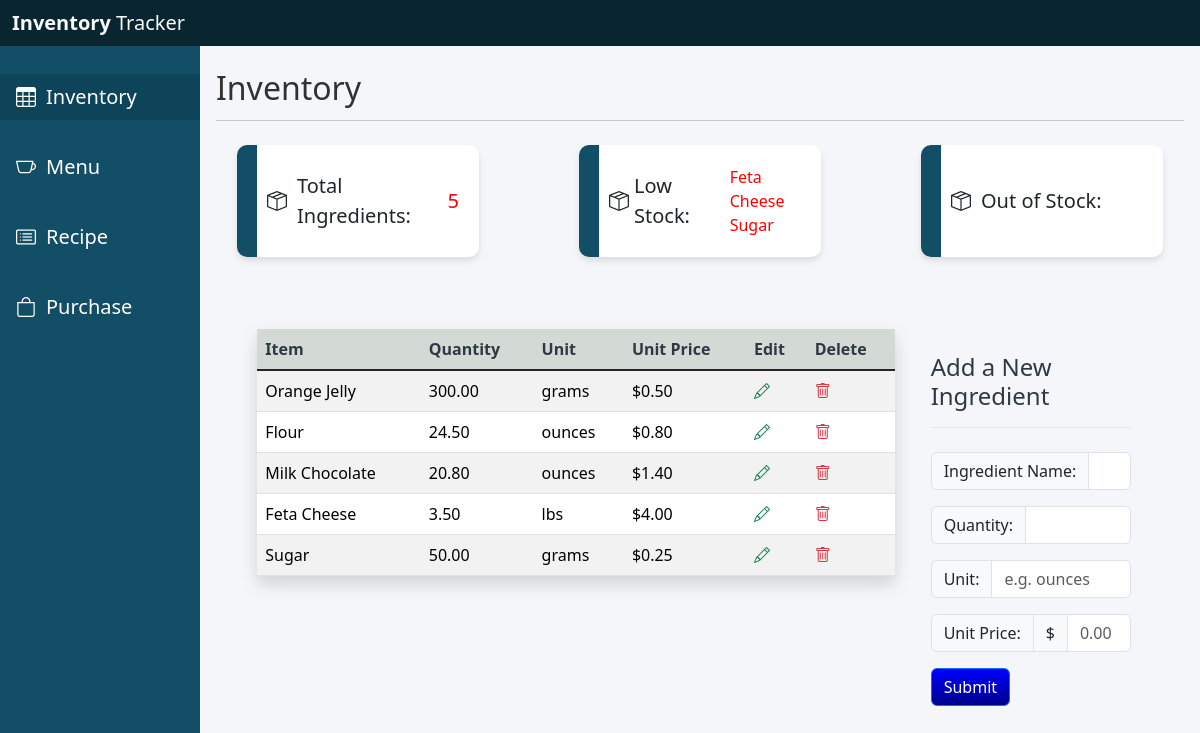
Page /inventory/ingredients/ on the earlier database version.
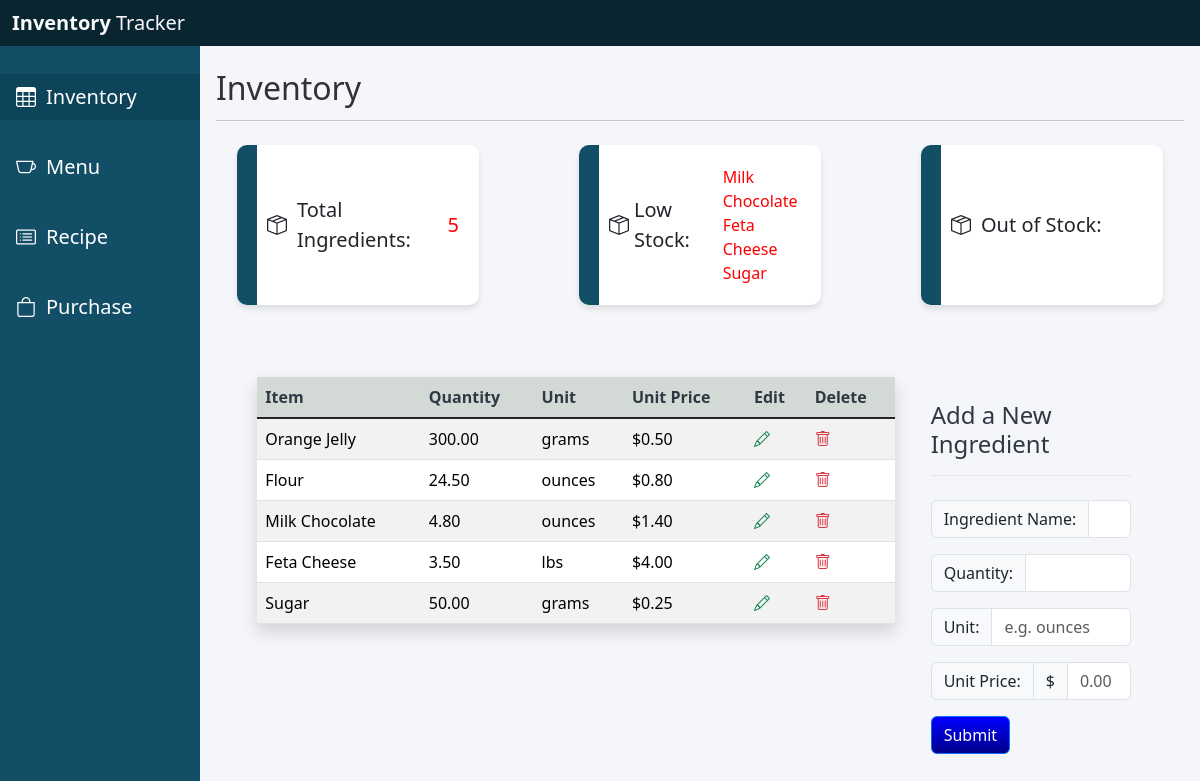
Same page on the later database version.
### Inventory/models.py (models this page shows, shortened)
class Ingredient(models.Model):
    name = models.CharField(max_length=50)
    quantity = models.DecimalField(max_digits=10, decimal_places=2)
    unit = models.CharField(max_length=50)
    unit_price = models.DecimalField(max_digits=10, decimal_places=2)

### Inventory/views.py (the view)
# urls.py: path('ingredients/', InventoryView.as_view(), name='ingredients_list'),
class InventoryView(ListView):
    model = Ingredient
    template_name = 'inventory/inventory.html'
    context_object_name = 'ingredients'

### Inventory/templates/inventory/inventory.html (shortened to what the changed rows need)
<!DOCTYPE html>
<html lang="en">
<head>
    <link href="https://cdn.jsdelivr.net/npm/bootstrap@5.3.3/dist/css/bootstrap.min.css" rel="stylesheet">
    <link rel="stylesheet" href="https://cdn.jsdelivr.net/npm/bootstrap-icons@1.11.3/font/bootstrap-icons.min.css">
</head>
<body>
    <div class="container-fluid">
        <div class="row">
            <div class="col mt-5 pt-3 p-3">
                <div class="mb-5 container-fluid">
                    <div class="row justify-content-center">
                        <div id="boxes" class="d-flex col-md-3 align-items-center fs-5" style="margin-right: 100px;">
                            <div>
                                {% for ingredient in ingredients %}
                                    {% if ingredient.quantity <= 10 %}
                                        <div class="text-capitalize fs-6" style="margin-left: 15px; color: red;">{{ ingredient.name }}</div>
                                        {% elif ingredient.quantity <= 20 and ingredient.unit == "ounces" %}
                                        <div class="text-capitalize fs-6" style="margin-left: 15px; color: red;">{{ ingredient.name }}</div>
                                        {% elif ingredient.quantity <= 100 and ingredient.unit == "grams" %}
                                        <div class="text-capitalize fs-6" style="margin-left: 15px; color: red;">{{ ingredient.name }}</div>
                                    {% endif %}
                                {% endfor %}
                            </div>
                        </div>
                    </div>
                </div>
                <div class="row justify-content-center">
                    <div class="col-md-8 mt-4">
                        <table class="shadow table table-striped" style="border: 1px solid rbg(230,230,230);">
                            <thead>
                                <tr>
                                    <th scope="col">Item</th>
                                    <th scope="col">Quantity</th>
                                    <th scope="col">Unit</th>
                                    <th scope="col">Unit Price</th>
                                    <th scope="col">Edit</th>
                                    <th scope="col">Delete</th>
                                </tr>
                            <tbody class="table-group-divider">
                                {% for ingredient in ingredients %}
                                <tr>
                                    <td class="text-capitalize">{{ ingredient.name }}</td>
                                    <td>{{ ingredient.quantity }}</td>
                                    <td>{{ ingredient.unit }}</td>
                                    <td>${{ ingredient.unit_price }}</td>
                                    <td>
                                        <a id="editIngredient" href="{% url 'edit_item' ingredient.id %}"
                                        onclick="alert('Edit {{ ingredient.name }}');"
                                        class="text-success me-2">
                                            <i class="bi bi-pencil"></i>
                                        </a>
                                    </td>
                                    <td>
                                        <a href="{% url 'delete_item' ingredient.id %}" onclick="if(confirm('Are you sure you want to delete this item?')) { alert('{{ ingredient.name }} deleted'); }"
                                        class="text-danger">
                                            <i class="bi bi-trash"></i>
                                        </a>
                                    </td>
                                </tr>
                                {% endfor %}
                            </tbody>
                        </table>
                    </div>
                </div>
            </div>
        </div>
    </div>
</body>
</html>

Differences in the rows shown:
now on one of the page's lists (row edited): Ingredient: name "Milk Chocolate"
changed Ingredient "Milk Chocolate": quantity "20.80" → "4.80"
